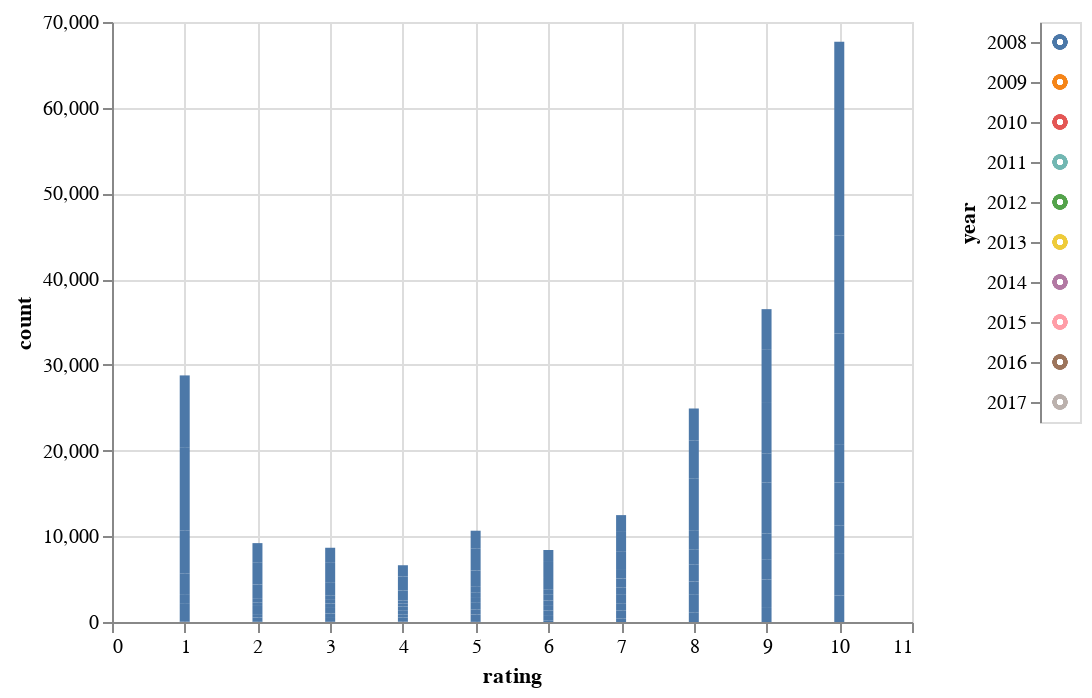

Notebook code cell kept with this figure:
### Code cell
#Check the change of rating across year
click = alt.selection_multi(encodings=['color'])

scatter = alt.Chart(rating_count_year).mark_bar().encode(
    x='rating',
    y='count'
).transform_filter(
    click
)

hist = alt.Chart(rating_count_year).mark_point().encode(
    y='year:N',
    color=alt.condition(click, 'year:N', alt.value('lightgray'), legend=None)
).add_selection(
    click
)

scatter | hist

### Figure 1 — Vega-Lite specification as saved in the notebook (floating-point values rounded to 4 significant figures)
{"config": {"view": {"continuousWidth": 400, "continuousHeight": 300}}, "hconcat": [{"mark": "bar", "encoding": {"x": {"type": "quantitative", "field": "rating"}, "y": {"type": "quantitative", "field": "count"}}, "transform": [{"filter": {"selection": "selector004"}}]}, {"mark": "point", "encoding": {"color": {"condition": {"type": "nominal", "field": "year", "legend": null, "selection": "selector004"}, "value": "lightgray"}, "y": {"type": "nominal", "field": "year"}}, "selection": {"selector004": {"type": "multi", "encodings": ["color"]}}}], "data": {"name": "data-9d4d2c31b6d344d99f27f75eb93df2cc"}, "$schema": "https://vega.github.io/schema/vega-lite/v4.8.1.json", "datasets": {"data-9d4d2c31b6d344d99f27f75eb93df2cc": [{"rating": 10.0, "count": 3104, "year": 2008}, {"rating": 9.0, "count": 1744, "year": 2008}, {"rating": 8.0, "count": 1082, "year": 2008}, {"rating": 7.0, "count": 388, "year": 2008}, {"rating": 6.0, "count": 148, "year": 2008}, {"rating": 5.0, "count": 99, "year": 2008}, {"rating": 1.0, "count": 42, "year": 2008}, {"rating": 4.0, "count": 41, "year": 2008}, {"rating": 3.0, "count": 27, "year": 2008}, {"rating": 2.0, "count": 25, "year": 2008}, {"rating": 10.0, "count": 4840, "year": 2009}, {"rating": 9.0, "count": 3228, "year": 2009}, {"rating": 8.0, "count": 2164, "year": 2009}, {"rating": 1.0, "count": 1359, "year": 2009}, {"rating": 7.0, "count": 972, "year": 2009}, {"rating": 5.0, "count": 772, "year": 2009}, {"rating": 6.0, "count": 660, "year": 2009}, {"rating": 3.0, "count": 552, "year": 2009}, {"rating": 2.0, "count": 502, "year": 2009}, {"rating": 4.0, "count": 475, "year": 2009}, {"rating": 10.0, "count": 3343, "year": 2010}, {"rating": 9.0, "count": 2356, "year": 2010}, {"rating": 8.0, "count": 1481, "year": 2010}, {"rating": 1.0, "count": 802, "year": 2010}, {"rating": 7.0, "count": 764, "year": 2010}, {"rating": 5.0, "count": 608, "year": 2010}, {"rating": 6.0, "count": 516, "year": 2010}, {"rating": 3.0, "count": 418, "year": 2010}, {"rating": 2.0, "count": 393, "year": 2010}, {"rating": 4.0, "count": 338, "year": 2010}, {"rating": 10.0, "count": 4990, "year": 2011}, {"rating": 9.0, "count": 2980, "year": 2011}, {"rating": 8.0, "count": 2007, "year": 2011}, {"rating": 1.0, "count": 1051, "year": 2011}, {"rating": 7.0, "count": 1043, "year": 2011}, {"rating": 5.0, "count": 837, "year": 2011}, {"rating": 6.0, "count": 649, "year": 2011}, {"rating": 3.0, "count": 642, "year": 2011}, {"rating": 4.0, "count": 523, "year": 2011}, {"rating": 2.0, "count": 482, "year": 2011}, {"rating": 10.0, "count": 4476, "year": 2012}, {"rating": 9.0, "count": 2639, "year": 2012}, {"rating": 8.0, "count": 1756, "year": 2012}, {"rating": 1.0, "count": 946, "year": 2012}, {"rating": 7.0, "count": 836, "year": 2012}, {"rating": 5.0, "count": 595, "year": 2012}, {"rating": 3.0, "count": 532, "year": 2012}, {"rating": 6.0, "count": 523, "year": 2012}, {"rating": 2.0, "count": 471, "year": 2012}, {"rating": 4.0, "count": 426, "year": 2012}, {"rating": 10.0, "count": 6546, "year": 2013}, {"rating": 9.0, "count": 3344, "year": 2013}, {"rating": 8.0, "count": 2224, "year": 2013}, {"rating": 7.0, "count": 1072, "year": 2013}, {"rating": 1.0, "count": 700, "year": 2013}, {"rating": 6.0, "count": 676, "year": 2013}, {"rating": 5.0, "count": 565, "year": 2013}, {"rating": 2.0, "count": 426, "year": 2013}, {"rating": 3.0, "count": 409, "year": 2013}, {"rating": 4.0, "count": 339, "year": 2013}, {"rating": 10.0, "count": 6383, "year": 2014}, {"rating": 9.0, "count": 3338, "year": 2014}, {"rating": 8.0, "count": 2003, "year": 2014}, {"rating": 7.0, "count": 995, "year": 2014}, {"rating": 1.0, "count": 784, "year": 2014}, {"rating": 6.0, "count": 654, "year": 2014}, {"rating": 5.0, "count": 627, "year": 2014}, {"rating": 3.0, "count": 484, "year": 2014}, {"rating": 2.0, "count": 403, "year": 2014}, {"rating": 4.0, "count": 379, "year": 2014}, {"rating": 10.0, "count": 11436, "year": 2015}, {"rating": 9.0, "count": 5926, "year": 2015}, {"rating": 1.0, "count": 4964, "year": 2015}, {"rating": 8.0, "count": 3993, "year": 2015}, {"rating": 7.0, "count": 2116, "year": 2015}, {"rating": 5.0, "count": 1896, "year": 2015}, {"rating": 2.0, "count": 1680, "year": 2015}, {"rating": 3.0, "count": 1504, "year": 2015}, {"rating": 6.0, "count": 1422, "year": 2015}, {"rating": 4.0, "count": 1162, "year": 2015}, {"rating": 10.0, "count": 12748, "year": 2016}, {"rating": 1.0, "count": 9670, "year": 2016}, {"rating": 9.0, "count": 6195, "year": 2016}, {"rating": 8.0, "count": 4489, "year": 2016}, {"rating": 2.0, "count": 2594, "year": 2016}, {"rating": 5.0, "count": 2548, "year": 2016}, {"rating": 7.0, "count": 2422, "year": 2016}, {"rating": 3.0, "count": 2334, "year": 2016}, {"rating": 6.0, "count": 1865, "year": 2016}, {"rating": 4.0, "count": 1642, "year": 2016}, {"rating": 10.0, "count": 9816, "year": 2017}, {"rating": 1.0, "count": 8451, "year": 2017}, {"rating": 9.0, "count": 4749, "year": 2017}, {"rating": 8.0, "count": 3710, "year": 2017}, {"rating": 2.0, "count": 2227, "year": 2017}, {"rating": 5.0, "count": 2103, "year": 2017}, {"rating": 7.0, "count": 1862, "year": 2017}, {"rating": 3.0, "count": 1760, "year": 2017}, {"rating": 4.0, "count": 1297, "year": 2017}, {"rating": 6.0, "count": 1290, "year": 2017}]}}
